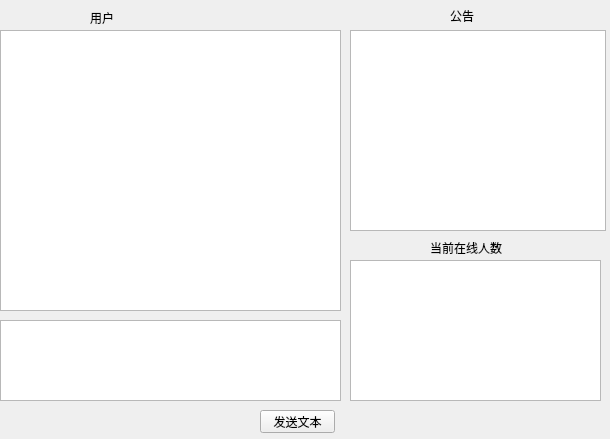
<?xml version="1.0" encoding="UTF-8"?>
<ui version="4.0">
 <class>widget</class>
 <widget class="QWidget" name="widget">
  <property name="geometry">
   <rect>
    <x>0</x>
    <y>0</y>
    <width>610</width>
    <height>439</height>
   </rect>
  </property>
  <property name="windowTitle">
   <string>聊天窗口</string>
  </property>
  <widget class="QPushButton" name="SendTextPushButton">
   <property name="geometry">
    <rect>
     <x>260</x>
     <y>410</y>
     <width>75</width>
     <height>23</height>
    </rect>
   </property>
   <property name="text">
    <string>发送文本</string>
   </property>
  </widget>
  <widget class="QListWidget" name="ContentListWidget">
   <property name="geometry">
    <rect>
     <x>0</x>
     <y>30</y>
     <width>341</width>
     <height>281</height>
    </rect>
   </property>
  </widget>
  <widget class="QTextEdit" name="InputTextEdit">
   <property name="geometry">
    <rect>
     <x>0</x>
     <y>320</y>
     <width>341</width>
     <height>81</height>
    </rect>
   </property>
  </widget>
  <widget class="QListWidget" name="listWidget_notice">
   <property name="geometry">
    <rect>
     <x>350</x>
     <y>30</y>
     <width>256</width>
     <height>201</height>
    </rect>
   </property>
  </widget>
  <widget class="QListWidget" name="listWidget_online">
   <property name="geometry">
    <rect>
     <x>350</x>
     <y>260</y>
     <width>251</width>
     <height>141</height>
    </rect>
   </property>
  </widget>
  <widget class="QLabel" name="label_onlineNums">
   <property name="geometry">
    <rect>
     <x>430</x>
     <y>240</y>
     <width>141</width>
     <height>16</height>
    </rect>
   </property>
   <property name="text">
    <string>当前在线人数</string>
   </property>
  </widget>
  <widget class="QLabel" name="label_userInfo">
   <property name="geometry">
    <rect>
     <x>90</x>
     <y>10</y>
     <width>161</width>
     <height>16</height>
    </rect>
   </property>
   <property name="text">
    <string>用户</string>
   </property>
  </widget>
  <widget class="QLabel" name="label_notice">
   <property name="geometry">
    <rect>
     <x>450</x>
     <y>10</y>
     <width>54</width>
     <height>12</height>
    </rect>
   </property>
   <property name="text">
    <string>公告</string>
   </property>
  </widget>
 </widget>
 <resources/>
 <connections/>
</ui>
